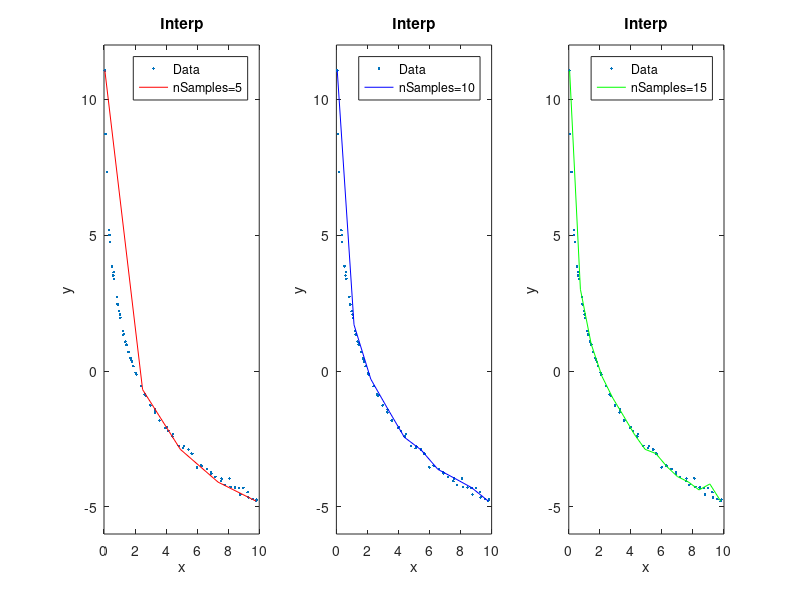

MATLAB code for this plot:
%Andrew Brown Lab 6 Problem 2

clc
clear
close all

%Practice with text files,fit plotting, and interpolation

%Read the data from the text file
Data=dlmread('Lab6Data.txt'); %read the text file
x=Data(1,:); %define x values
y=Data(2,:); %define y values

%Plot the 3 different interpolatd graphs against the data
i=[5,10,15]; %different number of samples
color={'r','b','g'}; %different color for each plot
tag={'nSamples=5','nSamples=10','nSamples=15'}; %loop of legend tags
for a=1:3
    subplot(1,3,a) %create 3 different plots
    plot(x,y, '.') %plot the data[
    hold on
    newX=linspace(x(1),x(end),i(a)); %interpolated values of x on the same interval
    P=polyfit(x,y,2); %Create a polynomial of 2nd order to fit the data to a function
    polyFunc=interp1(x,y,newX,'spline'); %anonymous function so I can call polyval
    plot(newX,polyFunc,color{a}) %plot the fit polynomial
    xlabel('x') %label x axis
    ylabel('y') %label y axis
    axis([0,10,-6,12])
    title('Interp') %title the plot
    legend('Data',tag{a}) %add legend
end
